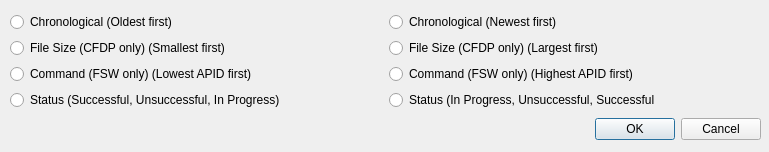
<?xml version="1.0" encoding="UTF-8"?>
<ui version="4.0">
 <class>Sorting</class>
 <widget class="QDialog" name="Sorting">
  <property name="geometry">
   <rect>
    <x>0</x>
    <y>0</y>
    <width>769</width>
    <height>152</height>
   </rect>
  </property>
  <property name="windowTitle">
   <string>Sort Options</string>
  </property>
  <widget class="QWidget" name="layoutWidget">
   <property name="geometry">
    <rect>
     <x>10</x>
     <y>10</y>
     <width>751</width>
     <height>132</height>
    </rect>
   </property>
   <layout class="QVBoxLayout" name="verticalLayout_2">
    <item>
     <layout class="QHBoxLayout" name="horizontalLayout">
      <item>
       <layout class="QVBoxLayout" name="verticalLayout">
        <item>
         <widget class="QRadioButton" name="timeButton">
          <property name="text">
           <string>Chronological (Oldest first)</string>
          </property>
         </widget>
        </item>
        <item>
         <widget class="QRadioButton" name="sizeButton">
          <property name="text">
           <string>File Size (CFDP only) (Smallest first)</string>
          </property>
         </widget>
        </item>
        <item>
         <widget class="QRadioButton" name="commandButton">
          <property name="text">
           <string>Command (FSW only) (Lowest APID first)</string>
          </property>
         </widget>
        </item>
        <item>
         <widget class="QRadioButton" name="statusButton">
          <property name="text">
           <string>Status (Successful, Unsuccessful, In Progress)</string>
          </property>
         </widget>
        </item>
       </layout>
      </item>
      <item>
       <layout class="QVBoxLayout" name="verticalLayout_3">
        <item>
         <widget class="QRadioButton" name="timeButton2">
          <property name="text">
           <string>Chronological (Newest first)</string>
          </property>
         </widget>
        </item>
        <item>
         <widget class="QRadioButton" name="sizeButton2">
          <property name="text">
           <string>File Size (CFDP only) (Largest first)</string>
          </property>
         </widget>
        </item>
        <item>
         <widget class="QRadioButton" name="commandButton2">
          <property name="text">
           <string>Command (FSW only) (Highest APID first)</string>
          </property>
         </widget>
        </item>
        <item>
         <widget class="QRadioButton" name="statusButton2">
          <property name="text">
           <string>Status (In Progress, Unsuccessful, Successful</string>
          </property>
         </widget>
        </item>
       </layout>
      </item>
     </layout>
    </item>
    <item>
     <widget class="QDialogButtonBox" name="buttonBox">
      <property name="orientation">
       <enum>Qt::Horizontal</enum>
      </property>
      <property name="standardButtons">
       <set>QDialogButtonBox::Cancel|QDialogButtonBox::Ok</set>
      </property>
     </widget>
    </item>
   </layout>
  </widget>
 </widget>
 <resources/>
 <connections>
  <connection>
   <sender>buttonBox</sender>
   <signal>accepted()</signal>
   <receiver>Sorting</receiver>
   <slot>accept()</slot>
   <hints>
    <hint type="sourcelabel">
     <x>249</x>
     <y>184</y>
    </hint>
    <hint type="destinationlabel">
     <x>157</x>
     <y>274</y>
    </hint>
   </hints>
  </connection>
  <connection>
   <sender>buttonBox</sender>
   <signal>rejected()</signal>
   <receiver>Sorting</receiver>
   <slot>reject()</slot>
   <hints>
    <hint type="sourcelabel">
     <x>317</x>
     <y>184</y>
    </hint>
    <hint type="destinationlabel">
     <x>286</x>
     <y>274</y>
    </hint>
   </hints>
  </connection>
 </connections>
</ui>
